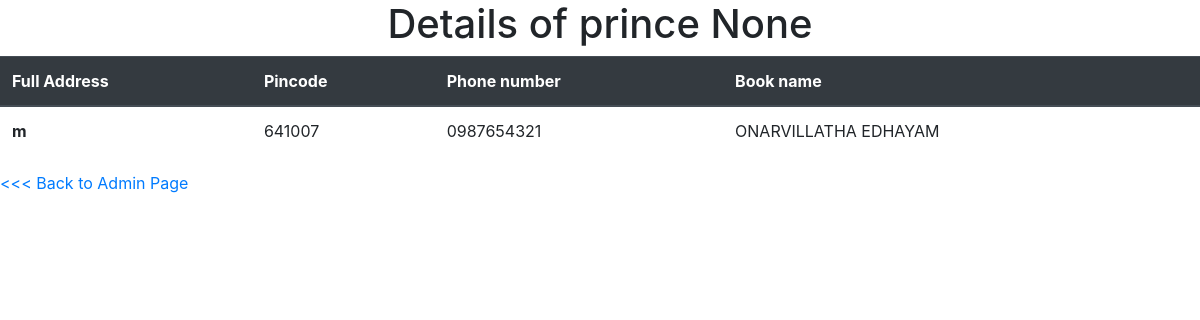
Page /admin1/view/34 on the committed database.
### admin1/models.py (models this page shows, shortened)
class permanent_reg(models.Model):
    CHOICE =(
        ('DONATION','DONATION'),
        ('SUBSCRIBER', 'SUBSCRIBER'),
        ('BUYER', 'BUYER')
    )
    first_name = models.CharField(max_length = 100, blank = False)
    last_name = models.CharField(max_length = 100, blank = True, null = True)
    phone_number = models.CharField(max_length = 10, blank = False)
    building_name = models.CharField(max_length = 100, blank = False)
    Area_name = models.CharField(max_length = 100, blank = False)
    city = models.CharField(max_length = 100, blank = False)
    full_add = models.TextField(max_length = 500, blank = False)
    pincode = models.CharField(max_length = 6, blank = False)
    user_type = models.CharField(max_length = 40, choices = CHOICE, blank = False, null = True)
    start_date = models.DateTimeField(auto_now_add=True)
    end_date = models.DateField(blank = True, null = True)
    book_name = models.CharField(max_length = 40, blank = True, null = True)

### admin1/views.py (the view)
# urls.py: path('view/<str:id>', views.view, name = "view"),
def view(request, id):
    val = permanent_reg.objects.get(id=id)
    context = {
        'val':val
    }
    return render(request,'view.html', context)

### admin1/templates/view.html (shortened to what this page needs)
<!DOCTYPE html>
<html lang="en">
<head>
    <link rel="stylesheet" href="https://stackpath.bootstrapcdn.com/bootstrap/4.3.1/css/bootstrap.min.css"
>
</head>
<body>
    <h1>Details of {{val.first_name}}  {{val.last_name}}</h1>
    <table class="table">
        <thead class="thead-dark">
          <tr>
            <th scope="col">Full Address</th>
            <th scope="col">Pincode</th>
            <th scope="col">Phone number</th>
            <th scope="col">Book name</th>
          </tr>
        </thead>
        <body>
          <tr>
            <th scope="row">{{val.full_add}} </th>
            <td>{{val.pincode}}</td>
            <td>{{val.phone_number}}</td>
            <td>{{val.book_name}}</td>
          </tr>
      </table>
   <a href="{% url 'home1' %}" style="text-decoration: none;"> <<< Back to Admin Page</a>
</body>
</html>

### admin1/templates/view.html (style rules this page uses)
h1 { text-align: center; }

### rows in the picture
permanent_reg: first_name "prince", last_name "None", full_add "m", pincode "641007", phone_number "0987654321", book_name "ONARVILLATHA EDHAYAM"
